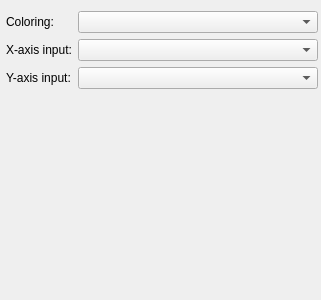
<?xml version="1.0" encoding="UTF-8"?>
<ui version="4.0">
 <class>RBFWeightChartWidget</class>
 <widget class="QWidget" name="RBFWeightChartWidget">
  <property name="geometry">
   <rect>
    <x>0</x>
    <y>0</y>
    <width>321</width>
    <height>300</height>
   </rect>
  </property>
  <property name="windowTitle">
   <string>Form</string>
  </property>
  <layout class="QVBoxLayout" name="verticalLayout">
   <property name="leftMargin">
    <number>0</number>
   </property>
   <property name="rightMargin">
    <number>0</number>
   </property>
   <item>
    <layout class="QFormLayout" name="formLayout">
     <property name="leftMargin">
      <number>6</number>
     </property>
     <property name="rightMargin">
      <number>3</number>
     </property>
     <item row="1" column="0">
      <widget class="QLabel" name="labelXAxis">
       <property name="text">
        <string>X-axis input:</string>
       </property>
       <property name="buddy">
        <cstring>comboBoxXAxis</cstring>
       </property>
      </widget>
     </item>
     <item row="1" column="1">
      <widget class="QComboBox" name="comboBoxXAxis"/>
     </item>
     <item row="2" column="0">
      <widget class="QLabel" name="labelYAxis">
       <property name="text">
        <string>Y-axis input:</string>
       </property>
       <property name="buddy">
        <cstring>comboBoxYAxis</cstring>
       </property>
      </widget>
     </item>
     <item row="2" column="1">
      <widget class="QComboBox" name="comboBoxYAxis"/>
     </item>
     <item row="0" column="0">
      <widget class="QLabel" name="label">
       <property name="text">
        <string>Coloring:</string>
       </property>
       <property name="buddy">
        <cstring>comboBoxColoring</cstring>
       </property>
      </widget>
     </item>
     <item row="0" column="1">
      <widget class="QComboBox" name="comboBoxColoring"/>
     </item>
    </layout>
   </item>
  </layout>
 </widget>
 <tabstops>
  <tabstop>comboBoxColoring</tabstop>
  <tabstop>comboBoxXAxis</tabstop>
  <tabstop>comboBoxYAxis</tabstop>
 </tabstops>
 <resources/>
 <connections/>
</ui>
